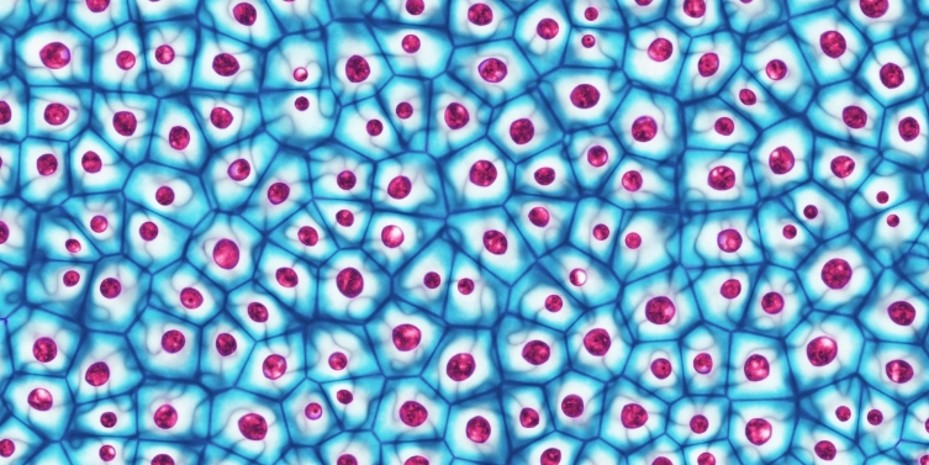
#> input picture img/cells.jpg, 929 x 465 px
$ python PartTenCountCoin.py
#> lines starting #> are read from the running program, lines starting #| are printed output that depends on the picture; after the words box and inside, x2 and y2 are one past the last pixel; in counts of white or black regions, pixels touching at a corner belong together
import cv2
import numpy as np

# 读取彩色图像
color_img = cv2.imread('img/cells.jpg')
#> color_img is the input picture: shape (465, 929, 3); mean B, G, R 202.5, 164.7, 117.8


"""
调参数适应形状
cv2.GaussianBlur(gray_img, (9, 9), 2)的ksize(必须是正奇数)和sigmaX高斯核在 X 方向的标准偏差。
如果设置为 0，则根据内核大小自动计算。
cv2.threshold(gray_img, 80, 255, cv2.THRESH_BINARY_INV + cv2.THRESH_OTSU)的thresh阈值
ones((5, 5), np.uint8)的shape 这个不怎么改
erode(thresh, kernel, iterations = 3)的iterations
 if area > 1 :  # 只考虑面积大于5的轮廓 这里设置一下大小
"""

# 将图像转换为灰度图像
gray_img = cv2.cvtColor(color_img, cv2.COLOR_BGR2GRAY)
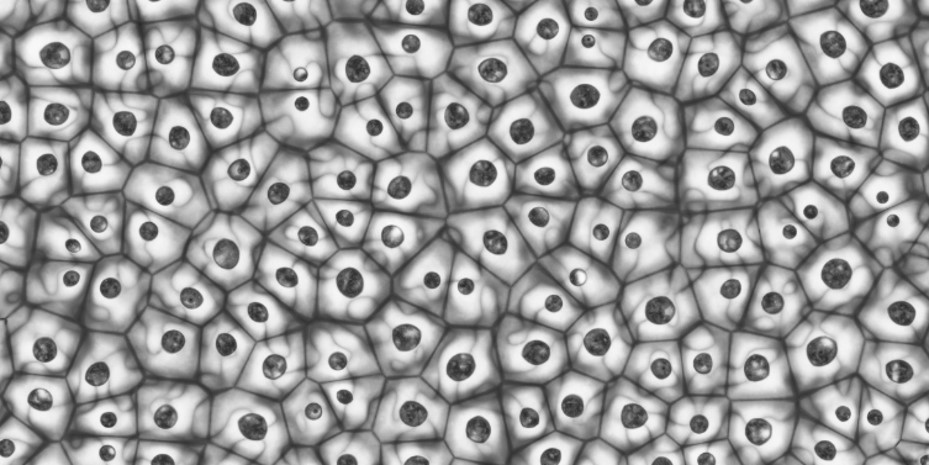
#> gray_img: shape (465, 929); min 40, max 252, mean 155
# cv2.imshow('test', gray_img)
# cv2.waitKey(0)

'''attention:这里是灰度反转,如果需要数的全部变白了可以用'''
gray_img = 255 - gray_img
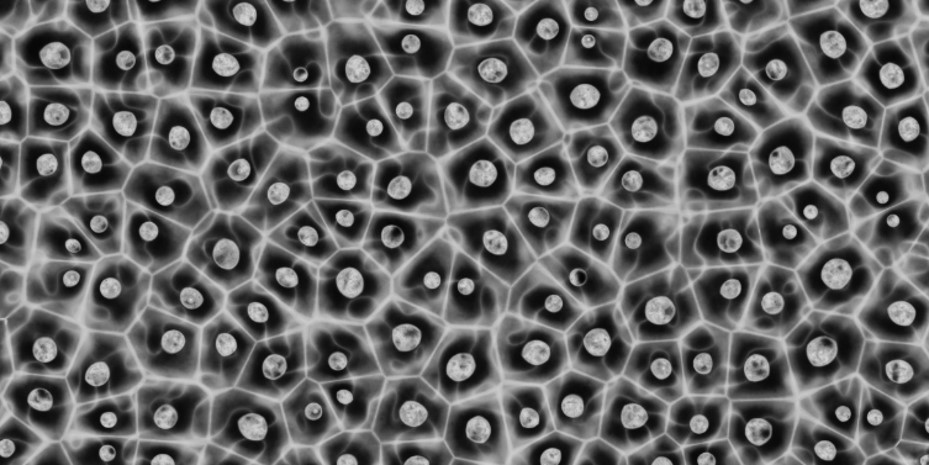
#> gray_img: shape (465, 929); min 3, max 215, mean 100


# 对灰度图像进行高斯模糊
gray_img = cv2.GaussianBlur(gray_img, (5, 5), 0)

# 使用Otsu阈值化方法进行二值化
_, thresh = cv2.threshold(gray_img, 80, 255, cv2.THRESH_BINARY_INV + cv2.THRESH_OTSU)
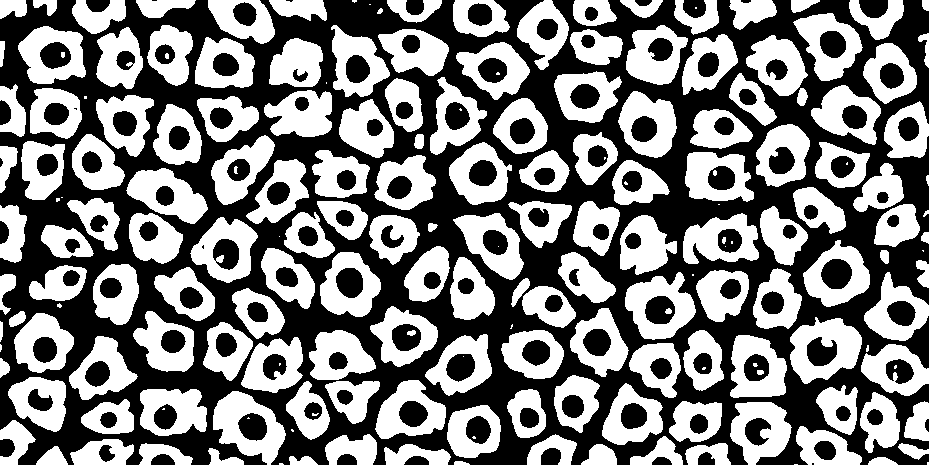
#> thresh: shape (465, 929); 49.6% white; 200 white regions (36 under 20 px)

# 创建一个5x5的核进行膨胀操作
kernel = np.ones((5, 5), np.uint8)

# 对二值图像进行膨胀操作
dilated_img = cv2.erode(thresh, kernel, iterations = 0)

# 显示膨胀后的图像
cv2.imshow('Dilated Image', dilated_img)
cv2.waitKey(0)

# 查找图像中的轮廓
contours, _ = cv2.findContours(dilated_img, cv2.RETR_EXTERNAL, cv2.CHAIN_APPROX_SIMPLE)
#> contours = 175 contours, 22 with area under 20; largest, box (x1, y1, x2, y2) and area: (790, 317, 862, 384) 3318, (213, 391, 286, 465) 3252, (625, 272, 696, 340) 3125, (18, 26, 86, 84) 2846, (803, 240, 870, 307) 2826

# 初始化计数器
cell_count = 0

# 拷贝原始图像，用于标记
marked_img = color_img.copy()

# 遍历每一个轮廓
for i, cnt in enumerate(contours):
    area = cv2.contourArea(cnt)

    x, y, w, h = cv2.boundingRect(cnt)

    # 根据面积和形状过滤掉方形干扰物（例如，面积大于某个阈值且长宽比接近1的轮廓）
    aspect_ratio = float(w) / h
    if area > 260 :  # 只考虑面积大于5的轮廓
        cell_count += 1
        x, y, w, h = cv2.boundingRect(cnt)
        cv2.rectangle(marked_img, (x, y), (x + w, y + h), (0, 255, 0), 2)
        cv2.putText(marked_img, str(cell_count), (x + 7, y + 20), cv2.FONT_HERSHEY_SIMPLEX, 0.6, (0, 0, 255), 2)
#> this loop made 175 passes
#> (area, aspect_ratio) on passes 4 to 15: (34, 4), (142, 3.75), (157, 3.22), (256, 2.12), (337, 1.68), (480.5, 1.71), (799.5, 3.19), (238, 1.82), (588, 2.09), (629, 2.45), (1201.5, 2.46), (641, 1.83)
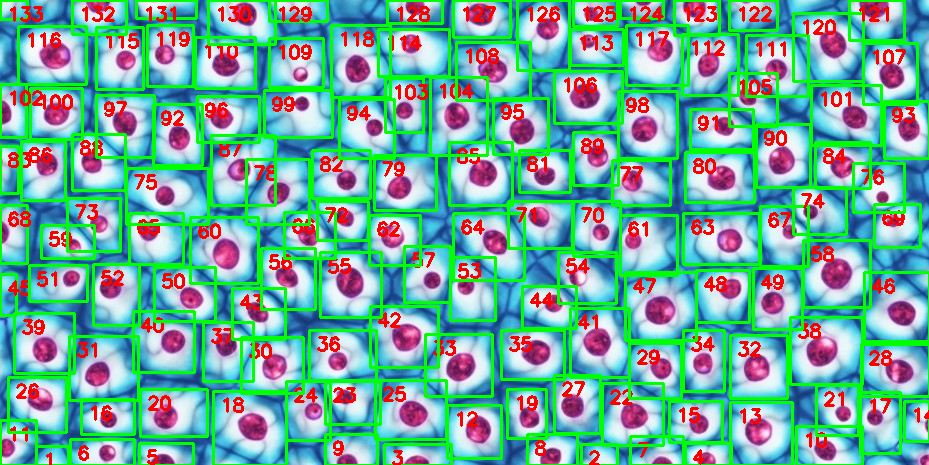
#> marked_img: shape (465, 929, 3); mean B, G, R 155.9, 172.4, 111.4

# 打印细胞数量
print("cell_count:", cell_count)
#| cell_count: 133

# 显示标记后的图像
cv2.imshow('Marked Image', marked_img)
cv2.waitKey(0)
cv2.destroyAllWindows()
